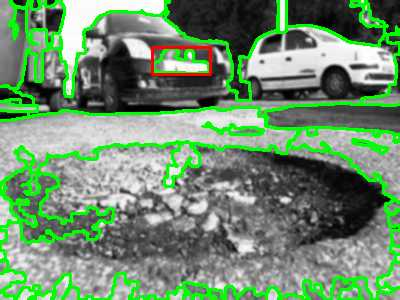
#> input picture compressed_pothole.jpg, 400 x 300 px
$ python -i morphologicalProcessing.py   (imports and definitions only)
#> lines starting #> are read from the running program, lines starting #| are printed output that depends on the picture; after the words box and inside, x2 and y2 are one past the last pixel; in counts of white or black regions, pixels touching at a corner belong together
#> further down, picture is the input picture: shape (300, 400, 3); mean B, G, R 109.3, 142.6, 110.2
import cv2
import numpy as np

def process(image):
    if image is None or not isinstance(image, np.ndarray):
        print("Morphological Processing Error: Invalid input image!")
        return None

    # Convert image to grayscale if it has color channels
    if len(image.shape) == 3:
        image = cv2.cvtColor(image, cv2.COLOR_BGR2GRAY)
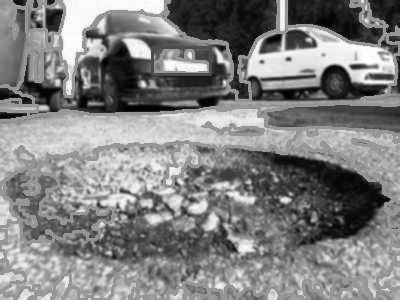
#> image: shape (300, 400); min 0, max 255, mean 129.1

    # Ensure image is binary for morphological operations
    _, binary = cv2.threshold(image, 127, 255, cv2.THRESH_BINARY)
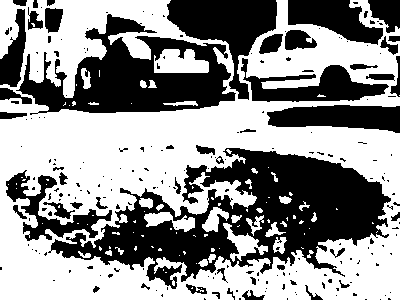
#> binary: shape (300, 400); 56.6% white; 222 black regions (169 under 20 px), largest, box (x1, y1, x2, y2) and area: (48, 148, 391, 289) 20470, (16, 14, 236, 115) 10284, (167, 0, 277, 100) 4628

    # Define kernel for morphological operations
    kernel = cv2.getStructuringElement(cv2.MORPH_RECT, (5,5))

    try:
        # Apply morphological operations
        erosion = cv2.erode(binary, kernel, iterations=1)
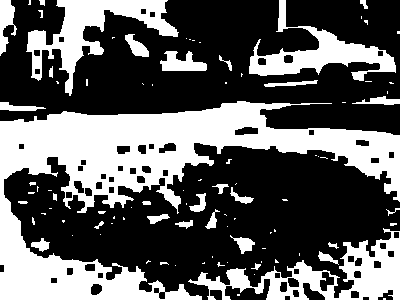
#> erosion: shape (300, 400); 36.7% white; 94 white regions (61 under 20 px), largest, box (x1, y1, x2, y2) and area: (0, 101, 400, 300) 27063, (188, 228, 400, 300) 5084, (26, 0, 179, 96) 4451
        dilation = cv2.dilate(binary, kernel, iterations=1)
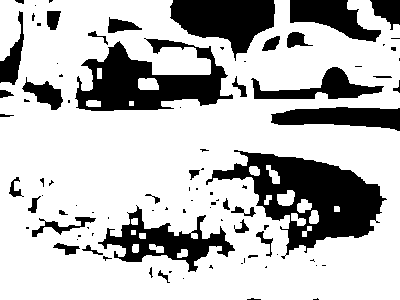
#> dilation: shape (300, 400); 73.7% white; 91 black regions (55 under 20 px), largest, box (x1, y1, x2, y2) and area: (206, 150, 387, 259) 8103, (75, 38, 233, 111) 5840, (170, 0, 275, 61) 3810
        opening = cv2.morphologyEx(binary, cv2.MORPH_OPEN, kernel)
#> opening: shape (300, 400); 51.3% white; 93 black regions (79 under 20 px), largest, box (x1, y1, x2, y2) and area: (0, 0, 400, 133) 29912, (6, 145, 400, 290) 27523, (227, 288, 265, 300) 205
        closing = cv2.morphologyEx(binary, cv2.MORPH_CLOSE, kernel)
#> closing: shape (300, 400); 61.6% white; 66 black regions, largest, box (x1, y1, x2, y2) and area: (204, 148, 389, 261) 11128, (73, 15, 235, 113) 8493, (51, 203, 237, 274) 5306
        gradient = cv2.morphologyEx(binary, cv2.MORPH_GRADIENT, kernel)
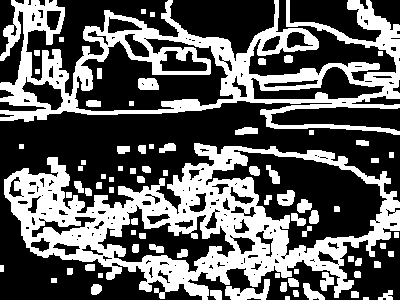
#> gradient: shape (300, 400); 37% white; 79 white regions (1 under 20 px), largest, box (x1, y1, x2, y2) and area: (4, 143, 400, 300) 21865, (0, 0, 400, 135) 17436, (225, 279, 270, 300) 466
        top_hat = cv2.morphologyEx(binary, cv2.MORPH_TOPHAT, kernel)
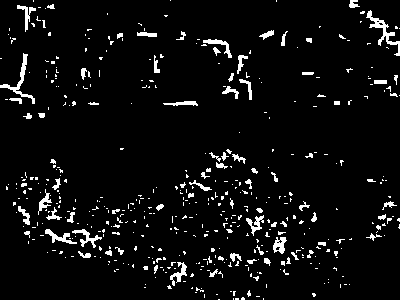
#> top_hat: shape (300, 400); 5.4% white; 479 white regions (400 under 20 px), largest, box (x1, y1, x2, y2) and area: (366, 10, 400, 56) 335, (0, 53, 35, 104) 284, (72, 229, 102, 248) 173
        bottom_hat = cv2.morphologyEx(binary, cv2.MORPH_BLACKHAT, kernel)
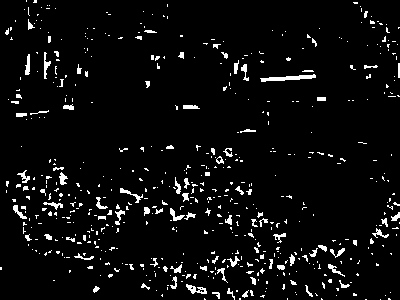
#> bottom_hat: shape (300, 400); 4.9% white in thin lines or dots

    except Exception as e:
        print(f"Morphological Processing Failed: {e}")
        return None

    print("Morphological Processing Successful")

    return {
        "erosion": erosion,
        "dilation": dilation,
        "opening": opening,
        "closing": closing,
        "gradient": gradient,
        "top_hat": top_hat,
        "bottom_hat": bottom_hat
    }

>>> import cv2
>>> picture = cv2.imread('../compressed_pothole.jpg')
>>> result = process(picture)
#> result = 7 items
